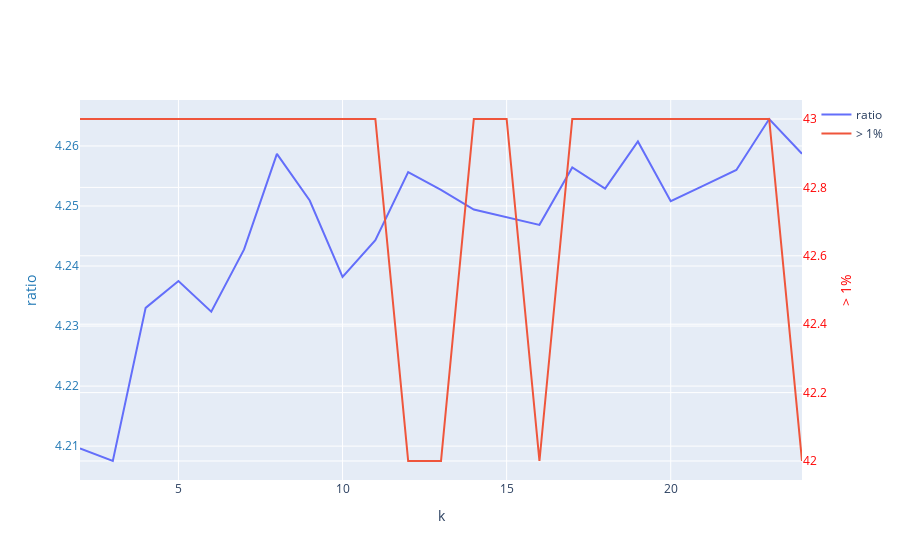

Notebook code cell kept with this figure:
### Code cell
fig = go.Figure()
#mutation prob = 0.1, pop size 100
fig.add_trace(go.Scatter(x=df_k['k'], y=df_k['ratio'], name="ratio", yaxis="y1"))
fig.add_trace(go.Scatter(x=df_k['k'], y=df_k['> 1%'], name="> 1%", yaxis="y2"))
fig.update_layout(
    xaxis=dict(title='k'),
    yaxis=dict(
        title="ratio",
        titlefont=dict(
            color="#1f77b4"
        ),
        tickfont=dict(
            color="#1f77b4"
        )
    ),
    yaxis2=dict(
        title="> 1%",
        titlefont=dict(
            color="red"
        ),
        tickfont=dict(
            color="red"
        ),
        anchor="free",
        overlaying="y",
        side="right",
        position=1
    ))
fig.show()

### Figure 1 — Plotly figure (JSON) as saved in the notebook; plotly's stock layout.template omitted (floating-point values rounded to 4 significant figures)
{"data": [{"name": "ratio", "type": "scatter", "x": [2, 3, 4, 5, 6, 7, 8, 9, 10, 11, 12, 13, 14, 15, 16, 17, 18, 19, 20, 21, 22, 23, 24], "y": [4.21, 4.208, 4.233, 4.238, 4.232, 4.243, 4.259, 4.251, 4.238, 4.244, 4.256, 4.253, 4.249, 4.248, 4.247, 4.256, 4.253, 4.261, 4.251, 4.253, 4.256, 4.264, 4.259], "yaxis": "y"}, {"name": "> 1%", "type": "scatter", "x": [2, 3, 4, 5, 6, 7, 8, 9, 10, 11, 12, 13, 14, 15, 16, 17, 18, 19, 20, 21, 22, 23, 24], "y": [43, 43, 43, 43, 43, 43, 43, 43, 43, 43, 42, 42, 43, 43, 42, 43, 43, 43, 43, 43, 43, 43, 42], "yaxis": "y2"}], "layout": {"xaxis": {"title": {"text": "k"}}, "yaxis": {"tickfont": {"color": "#1f77b4"}, "title": {"font": {"color": "#1f77b4"}, "text": "ratio"}}, "yaxis2": {"anchor": "free", "overlaying": "y", "position": 1, "side": "right", "tickfont": {"color": "red"}, "title": {"font": {"color": "red"}, "text": "> 1%"}}}}
